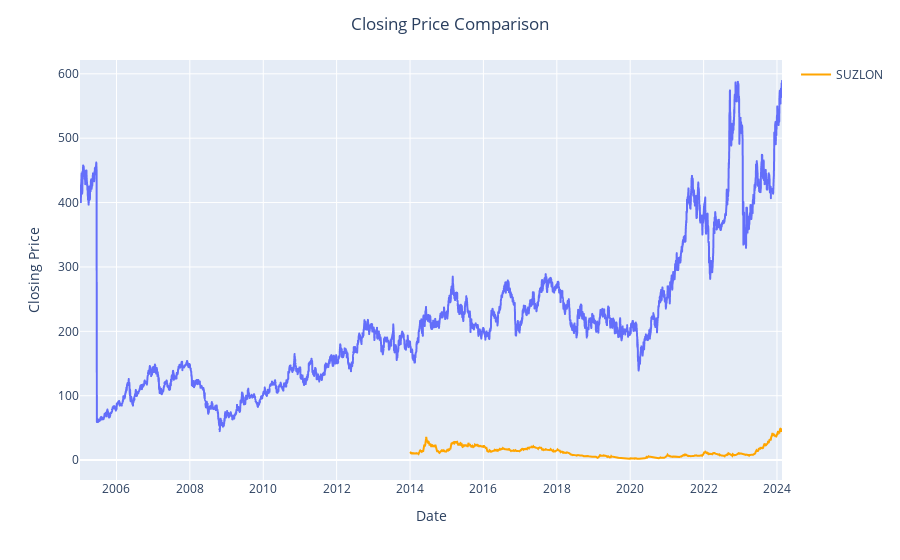

The notebook cell saved with this chart:
### Code cell
# Reset index to make 'Date' a regular column
df_ambuja_reset = df_ambuja.reset_index()
df_suzlon_reset = df_suzlon.reset_index()

# Plot using Plotly Express
fig = px.line(df_ambuja_reset, x='Date', y='close', labels={'close': 'AMBUJACEM'}, line_shape='linear')
fig.add_scatter(x=df_suzlon_reset['Date'], y=df_suzlon_reset['close'], mode='lines', name='SUZLON', line=dict(color='orange'))

# Set title and axis labelsc
fig.update_layout(
    title='Closing Price Comparison',
    xaxis_title='Date',
    yaxis_title='Closing Price',
    title_x=0.5
)

# Show the figure
fig.show()

### Figure 1 — Plotly figure (JSON) as saved in the notebook; plotly's stock layout.template omitted (floating-point values rounded to 4 significant figures; data arrays with more than 128 entries replaced by an {"elided": "..."} marker saying what was removed)
{"data": [{"hovertemplate": "Date=%{x}<br>AMBUJACEM=%{y}<extra></extra>", "legendgroup": "", "line": {"color": "#636efa", "dash": "solid", "shape": "linear"}, "marker": {"symbol": "circle"}, "mode": "lines", "name": "", "showlegend": false, "type": "scattergl", "x": {"elided": "4716 str values"}, "xaxis": "x", "y": {"elided": "4716 float values"}, "yaxis": "y"}, {"line": {"color": "orange"}, "mode": "lines", "name": "SUZLON", "type": "scatter", "x": {"elided": "2500 str values"}, "y": {"elided": "2500 float values"}}], "layout": {"autosize": true, "legend": {"tracegroupgap": 0}, "margin": {"t": 60}, "title": {"text": "Closing Price Comparison", "x": 0.5}, "xaxis": {"anchor": "y", "autorange": true, "domain": [0, 1], "range": ["2005-01-03", "2024-02-20"], "title": {"text": "Date"}, "type": "date"}, "yaxis": {"anchor": "x", "autorange": true, "domain": [0, 1], "range": [-30.9, 621.4], "title": {"text": "Closing Price"}, "type": "linear"}}}
